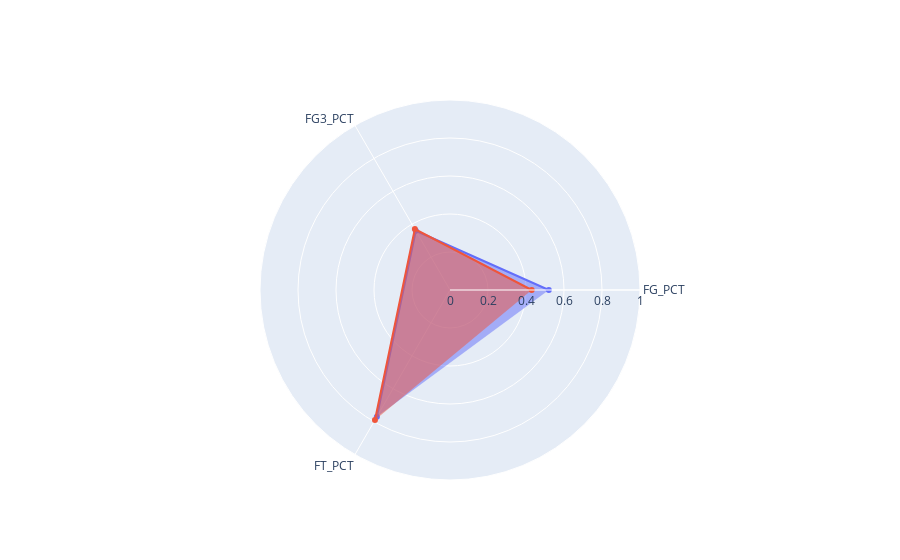

Notebook source saved alongside this figure:
### Code cell
import plotly.graph_objects as go


fig = go.Figure()

fig.add_trace(go.Scatterpolar(
      r=stats_Lebron_percent,
      theta=categories_percent,
      fill='toself',
      name='Product A'
))
fig.add_trace(go.Scatterpolar(
      r=stats_Curry_percent,
      theta=categories_percent,
      fill='toself',
      name='Product B'
))

fig.update_layout(
  polar=dict(
    radialaxis=dict(
      visible=True,
      range=[0, 1]
    )),
  showlegend=False
)

fig.show()

### Figure 1 — Plotly figure (JSON) as saved in the notebook; plotly's stock layout.template omitted (floating-point values rounded to 4 significant figures)
{"data": [{"fill": "toself", "name": "Product A", "r": [0.52, 0.36, 0.77], "theta": ["FG_PCT", "FG3_PCT", "FT_PCT"], "type": "scatterpolar"}, {"fill": "toself", "name": "Product B", "r": [0.43, 0.37, 0.79], "theta": ["FG_PCT", "FG3_PCT", "FT_PCT"], "type": "scatterpolar"}], "layout": {"autosize": true, "polar": {"angularaxis": {"type": "category"}, "radialaxis": {"autorange": false, "range": [0, 1], "type": "linear", "visible": true}}, "showlegend": false}}
